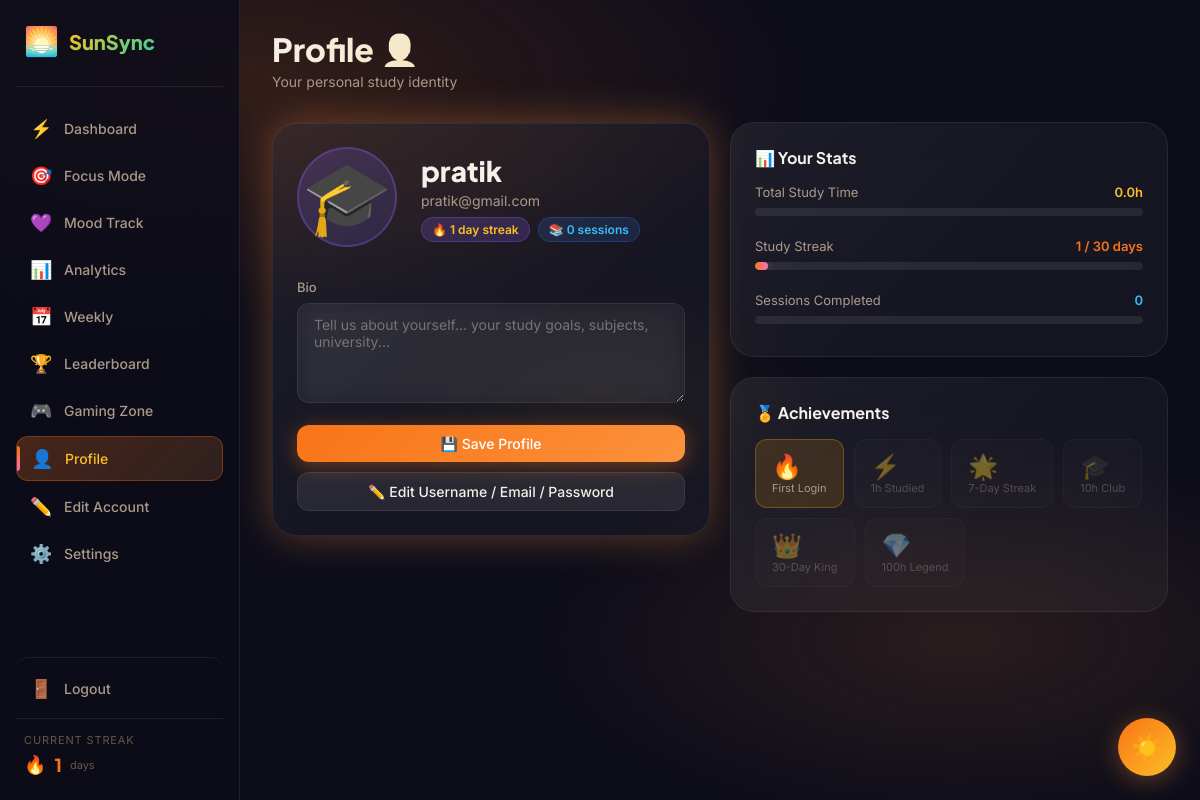
Screenshot of /profile (signed in) with the database file from the repository.
### tables this page shows
CREATE TABLE users (
            id              INTEGER PRIMARY KEY AUTOINCREMENT,
            username        TEXT UNIQUE NOT NULL,
            email           TEXT UNIQUE NOT NULL,
            password        TEXT NOT NULL,
            bio             TEXT DEFAULT '',
            avatar          TEXT DEFAULT '🎓',
            theme           TEXT DEFAULT 'auto',
            notifications   INTEGER DEFAULT 1,
            streak_count    INTEGER DEFAULT 0,
            total_study_time INTEGER DEFAULT 0,
            last_login      TEXT,
            created_at      TEXT DEFAULT (datetime('now'))
        , default_timer INTEGER DEFAULT 30);

### app.py (the view)
@app.route('/profile', methods=['GET', 'POST'])
def profile():
    if 'user_id' not in session:
        return redirect(url_for('login'))
    db  = get_db()
    uid = session['user_id']
    if request.method == 'POST':
        bio    = request.form.get('bio', '')
        avatar = request.form.get('avatar', '👤')
        db.execute("UPDATE users SET bio = ?, avatar = ? WHERE id = ?", (bio, avatar, uid))
        db.commit()
        flash('Profile updated!', 'success')
    user = db.execute('SELECT * FROM users WHERE id = ?', (uid,)).fetchone()
    total_sessions = db.execute("SELECT COUNT(*) as c FROM study_sessions WHERE user_id = ?", (uid,)).fetchone()
    return render_template('profile.html', user=user, total_sessions=total_sessions['c'])

### app.py (called while the page is built)
@app.teardown_appcontext
def close_connection(exception):
    from flask import g
    db = getattr(g, '_database', None)
    if db is not None:
        db.close()

@app.context_processor
def inject_globals():
    return dict(session=session, now=datetime.now())

### database.py (called while the page is built)
def get_db():
    from flask import current_app
    db = getattr(g, '_database', None)
    if db is None:
        db = g._database = sqlite3.connect(DATABASE)
        db.row_factory = sqlite3.Row
    return db

### templates/profile.html (shortened to what this page needs)
{% extends "base.html" %}
{% block content %}
<div class="page-header">
  <h1 class="page-title">Profile 👤</h1>
  <p class="page-subtitle">Your personal study identity</p>
</div>
<div class="grid-2">
  <div>
    <div class="card card-glow animate-in" style="margin-bottom:20px">
      <div class="profile-header">
        <div class="profile-avatar" id="avatar-preview" onclick="var w=document.getElementById('avatar-picker-wrap');w.style.display=w.style.display==='none'||w.style.display===''?'block':'none'">
          {{ user.avatar or '🎓' }}
        </div>
        <div>
          <div class="profile-name">{{ user.username }}</div>
          <div class="profile-email">{{ user.email }}</div>
          <div style="margin-top:8px;display:flex;gap:8px;flex-wrap:wrap">
            <span class="badge badge-purple">🔥 {{ user.streak_count or 0 }} day streak</span>
            <span class="badge badge-blue">📚 {{ total_sessions }} sessions</span>
          </div>
        </div>
      </div>
      <form method="POST">
        <div class="form-group">
          <label class="form-label">Bio</label>
          <textarea class="form-textarea" name="bio" placeholder="Tell us about yourself... your study goals, subjects, university...">{{ user.bio or '' }}</textarea>
        </div>
        <button type="submit" class="btn btn-primary" style="width:100%;justify-content:center">
          💾 Save Profile
        </button>
        <a href="{{ url_for('account') }}" class="btn btn-secondary" style="width:100%;justify-content:center;margin-top:10px">
          ✏️ Edit Username / Email / Password
        </a>
      </form>
    </div>
  </div>
  <div>
    <div class="card animate-in" style="margin-bottom:20px">
      <div class="section-title">📊 Your Stats</div>
      <div style="display:flex;flex-direction:column;gap:14px">
        <div>
          <div style="display:flex;justify-content:space-between;font-size:13px;margin-bottom:6px">
            <span style="color:var(--text-muted)">Total Study Time</span>
            <span style="color:var(--p3);font-weight:600">{{ ((user.total_study_time or 0)/3600)|round(1) }}h</span>
          </div>
          <div class="progress-bar">
          </div>
        </div>
        <div>
          <div style="display:flex;justify-content:space-between;font-size:13px;margin-bottom:6px">
            <span style="color:var(--text-muted)">Study Streak</span>
            <span style="color:var(--orange);font-weight:600">{{ user.streak_count or 0 }} / 30 days</span>
          </div>
          <div class="progress-bar">
            <div class="progress-fill" style="width:{{ [(user.streak_count or 0) / 30 * 100, 100]|min }}%;background:linear-gradient(90deg,var(--orange),var(--pink))"></div>
          </div>
        </div>
        <div>
          <div style="display:flex;justify-content:space-between;font-size:13px;margin-bottom:6px">
            <span style="color:var(--text-muted)">Sessions Completed</span>
            <span style="color:var(--blue);font-weight:600">{{ total_sessions }}</span>
          </div>
          <div class="progress-bar">
          </div>
        </div>
      </div>
    </div>
    <div class="card animate-in">
      <div class="section-title">🏅 Achievements</div>
      <div style="display:flex;flex-wrap:wrap;gap:10px">
        {% set streak = user.streak_count or 0 %}
        {% set hours  = (user.total_study_time or 0) / 3600 %}
        <div style="padding:12px 16px;border-radius:12px;background:{{ 'rgba(245,158,11,.15)' if streak >= 1 else 'var(--surface)' }};border:1px solid {{ 'rgba(245,158,11,.3)' if streak >= 1 else 'var(--border)' }};opacity:{{ 1 if streak >= 1 else 0.4 }}">
          <div style="font-size:24px">🔥</div><div style="font-size:11px;color:var(--text-muted)">First Login</div>
        </div>
        <div style="padding:12px 16px;border-radius:12px;background:{{ 'rgba(139,92,246,.15)' if hours >= 1 else 'var(--surface)' }};border:1px solid {{ 'rgba(139,92,246,.3)' if hours >= 1 else 'var(--border)' }};opacity:{{ 1 if hours >= 1 else 0.4 }}">
          <div style="font-size:24px">⚡</div><div style="font-size:11px;color:var(--text-muted)">1h Studied</div>
        </div>
        <div style="padding:12px 16px;border-radius:12px;background:{{ 'rgba(16,185,129,.15)' if streak >= 7 else 'var(--surface)' }};border:1px solid {{ 'rgba(16,185,129,.3)' if streak >= 7 else 'var(--border)' }};opacity:{{ 1 if streak >= 7 else 0.4 }}">
          <div style="font-size:24px">🌟</div><div style="font-size:11px;color:var(--text-muted)">7-Day Streak</div>
        </div>
        <div style="padding:12px 16px;border-radius:12px;background:{{ 'rgba(6,182,212,.15)' if hours >= 10 else 'var(--surface)' }};border:1px solid {{ 'rgba(6,182,212,.3)' if hours >= 10 else 'var(--border)' }};opacity:{{ 1 if hours >= 10 else 0.4 }}">
          <div style="font-size:24px">🎓</div><div style="font-size:11px;color:var(--text-muted)">10h Club</div>
        </div>
        <div style="padding:12px 16px;border-radius:12px;background:{{ 'rgba(245,158,11,.15)' if streak >= 30 else 'var(--surface)' }};border:1px solid {{ 'rgba(245,158,11,.3)' if streak >= 30 else 'var(--border)' }};opacity:{{ 1 if streak >= 30 else 0.4 }}">
          <div style="font-size:24px">👑</div><div style="font-size:11px;color:var(--text-muted)">30-Day King</div>
        </div>
        <div style="padding:12px 16px;border-radius:12px;background:{{ 'rgba(236,72,153,.15)' if hours >= 100 else 'var(--surface)' }};border:1px solid {{ 'rgba(236,72,153,.3)' if hours >= 100 else 'var(--border)' }};opacity:{{ 1 if hours >= 100 else 0.4 }}">
          <div style="font-size:24px">💎</div><div style="font-size:11px;color:var(--text-muted)">100h Legend</div>
        </div>
      </div>
    </div>
  </div>
</div>
{% endblock %}

### rows the page displays
users: avatar "🎓", username "pratik", email "pratik@gmail.com", streak_count "1", ((user.total_study_timeor0)/3600)|round(1) "0.0"

### other values shown
{{ total_sessions }} "0"
